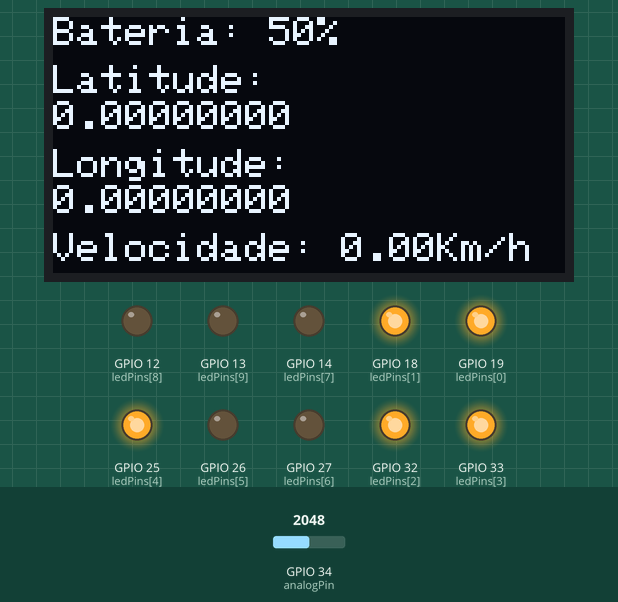
A sketch run on a simulated ESP32. Parts: 128×64 one-colour display, output pins drawn as LEDs (lit = HIGH). The test bench sets the inputs (shaded band); at power-on: GPIO 34 (analogPin) = 2048. WiFi joins after 1.5 s; servers stay silent unless stated; no MQTT or app messages arrive unless stated; what the sketch prints to the serial monitor is not drawn.

Above: at 2.7 s.
2.8 s: GPIO 34 (analogPin) set to 2159
4.3 s: GPIO 34 (analogPin) set to 2047
At 4.6 s:
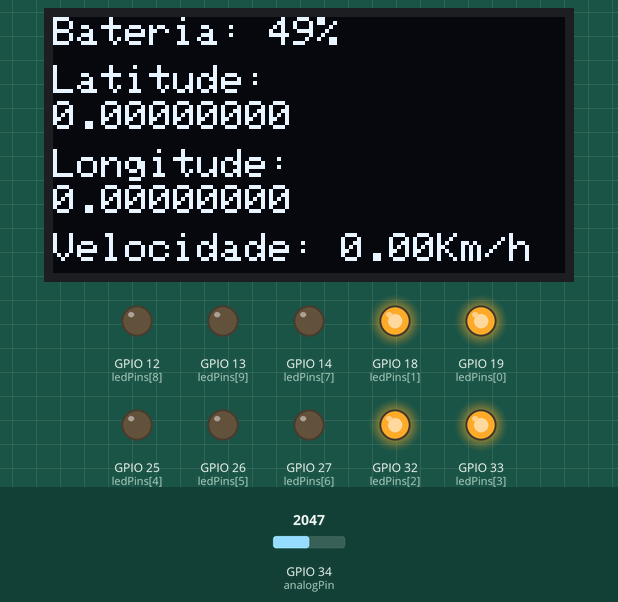
5.8 s: GPIO 34 (analogPin) set to 1228
At 6.3 s:
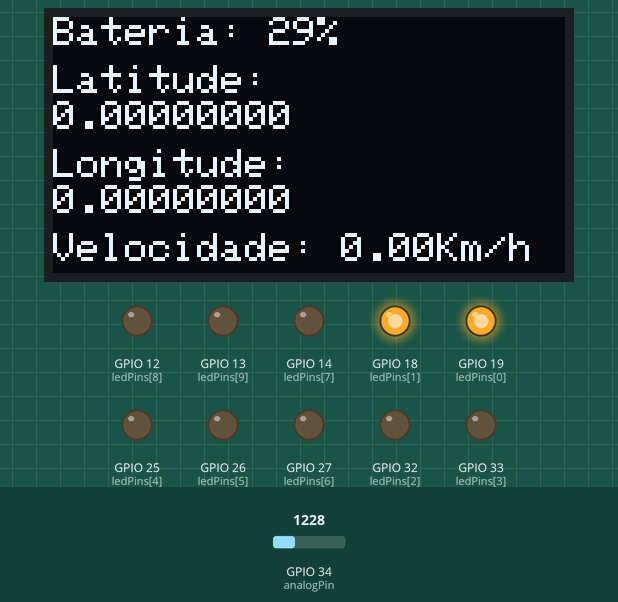
7.3 s: GPIO 34 (analogPin) set to 491
At 8.3 s:
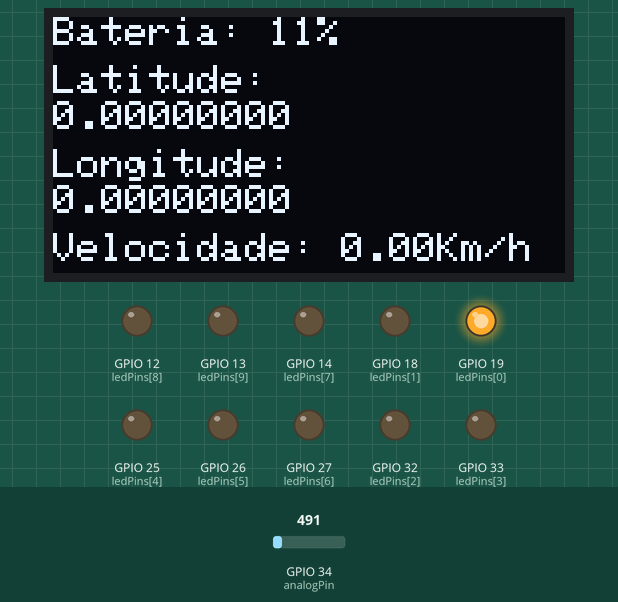
8.8 s: GPIO 34 (analogPin) set to 2866
At 9.1 s:
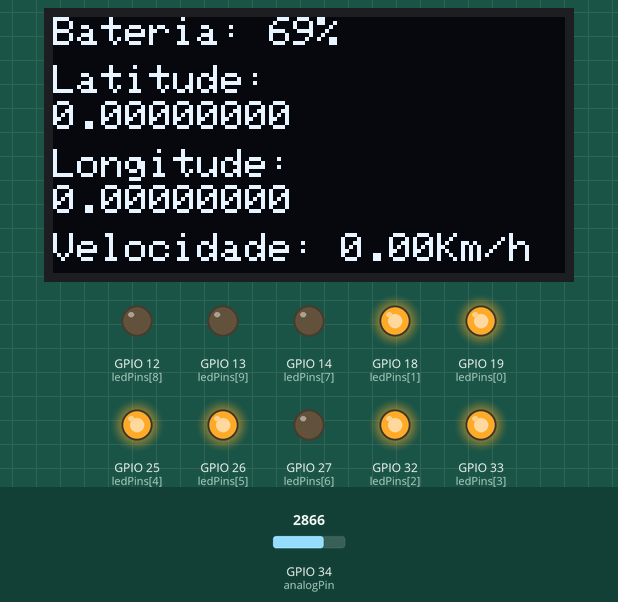
10.3 s: GPIO 34 (analogPin) set to 3603
At 10.9 s:
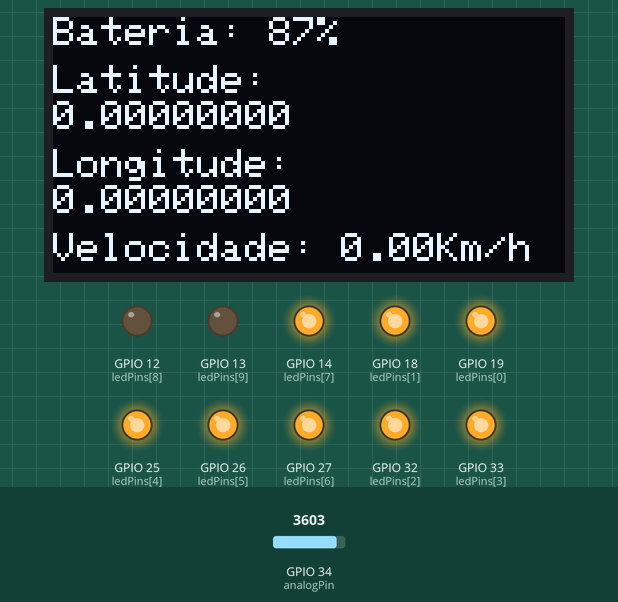
Timing chart, 0 to 12.8 s (numbered marks = the images above; inputs shaded):
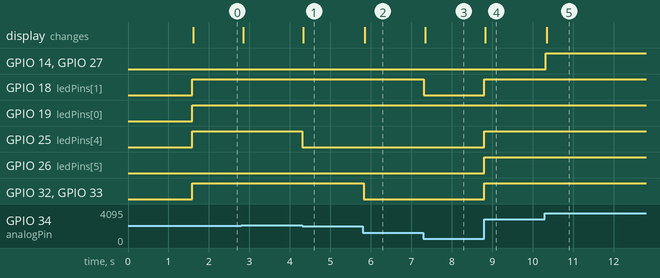

The sketch:

main.ino
```cpp
#include "NMEA.h"
#include <SPI.h>
#include <Wire.h>
#include <Adafruit_GFX.h>
#include <Adafruit_SSD1306.h>
#include <WiFi.h>
#include <ArduinoJson.h>
#include <PubSubClient.h>

// Configurações de WiFi e MQTT
const char *SSID = "Wokwi-GUEST";
const char *PASSWORD = "";
const char *BROKER_MQTT = "broker.hivemq.com";
const int BROKER_PORT = 1883;
const char *ID_MQTT = "leandro";
const char *TOPIC_PUB = "clirv/edge/challenge";

#define PUBLISH_DELAY 2000

WiFiClient espClient;
PubSubClient MQTT(espClient);
unsigned long publishUpdate = 0;

#define LEN(arr) ((int)(sizeof(arr) / sizeof(arr)[0]))

union {
  char bytes[4];
  float valor;
} velocidadeGPS;

float latitude;
float longitude;

// Instancia a leitura de dados GPS com o tipo de sentença GPRMC
NMEA gps(GPRMC);

const int analogPin = 34;  // Alterado para um pino ADC compatível no ESP32
const int ledCount = 10;

int ledPins[] = {
  19, 18, 32, 33, 25, 26, 27, 14, 12, 13
};

// Configuração do Display OLED
const byte SCREEN_WIDTH = 128;
const byte SCREEN_HEIGHT = 64;

const int OLED_RESET = -1;
Adafruit_SSD1306 display(SCREEN_WIDTH, SCREEN_HEIGHT, &Wire, OLED_RESET);

void initWiFi() {
  Serial.printf("Conectando com a rede: %s\n", SSID);
  WiFi.begin(SSID, PASSWORD);
  while (WiFi.status() != WL_CONNECTED) delay(100);
  Serial.printf("Conectado com sucesso: %s\nIP: %s\n", SSID, WiFi.localIP().toString().c_str());
}

void initMQTT() {
  MQTT.setServer(BROKER_MQTT, BROKER_PORT);
}

void reconnectMQTT() {
  while (!MQTT.connected()) {
    Serial.printf("Tentando conectar com o Broker MQTT: %s\n", BROKER_MQTT);
    if (MQTT.connect(ID_MQTT)) {
      Serial.println("Conectado ao broker MQTT!");
    } else delay(2000);
  }
}

void setup() {
  Serial.begin(115200);      // Comunicação via monitor serial
  Serial2.begin(9600, SERIAL_8N1, 16, 17);       // Comunicação com o módulo GPS via Serial2

  // Inicializando display OLED
  display.begin(SSD1306_SWITCHCAPVCC, 0x3C);
  display.clearDisplay();
  display.setTextSize(1);
  display.setTextColor(SSD1306_WHITE);

  // Definindo todos os LEDs como saída
  for (int thisLed = 0; thisLed < ledCount; thisLed++) {
    pinMode(ledPins[thisLed], OUTPUT);
  }

  // Iniciando Wifi e MQTT
  initWiFi();
  initMQTT();
}

void loop() {
  if (WiFi.status() != WL_CONNECTED) initWiFi();
  if (!MQTT.connected()) reconnectMQTT();

  // Leitura da bateria simulada (potenciômetro)
  int sensorReading = analogRead(analogPin);               // Leitura do nível da bateria
  int ledLevel = map(sensorReading, 0, 4095, 0, ledCount); // Mapeia para a quantidade de LEDs
  int porcentLevel = map(sensorReading, 0, 4095, 0, 100);  // Mapeia para porcentagem

  // Controle de LEDs baseado na leitura analógica
  for (int thisLed = 0; thisLed < ledCount; thisLed++) {
    if (thisLed < ledLevel) {
      digitalWrite(ledPins[thisLed], HIGH);
    } else {
      digitalWrite(ledPins[thisLed], LOW);
    }
  }

  // Exibe nível de bateria no display OLED
  display.clearDisplay();
  display.setCursor(0, 0);
  display.print("Bateria: ");
  display.print(porcentLevel);
  display.println("%");

  // Leitura dos dados do GPS via Serial2
  while (Serial2.available()) {             // Verifica se há dados disponíveis na serial
    char serialData = Serial2.read();       // Lê dados da serial do GPS

    if (gps.decode(serialData)) {           // Decodifica os dados do GPS
      if (gps.gprmc_status() == 'A') {      // Verifica se o status do GPS é 'A' (ativo)
        velocidadeGPS.valor = gps.gprmc_speed(KMPH); // Obtém a velocidade em km/h
      } else {
        velocidadeGPS.valor = 0;           // Se status for 'V', define velocidade como 0
      }

      // Obtém latitude e longitude
      latitude  = gps.gprmc_latitude();
      longitude = gps.gprmc_longitude();
    }
  }

  // Exibe os dados no display OLED
  display.setCursor(0, 12);
  display.println("Latitude: ");
  display.setCursor(0, 21);
  display.println(latitude, 8);

  display.setCursor(0, 33);
  display.println("Longitude: ");
  display.setCursor(0, 42);
  display.println(longitude, 8);

  display.setCursor(0, 54);
  display.print("Velocidade: ");
  display.print(velocidadeGPS.valor, 2);
  display.println("Km/h");
  display.display();

  // Chamada do loop do MQTT
  MQTT.loop();

  // Publica os dados via MQTT a cada intervalo definido
  if ((millis() - publishUpdate) >= PUBLISH_DELAY) {
    publishUpdate = millis();
    StaticJsonDocument<200> json;
    json["Bateria"] = porcentLevel;
    json["Latitude"] = latitude;
    json["Longitude"] = longitude;
    json["Velocidade"] = velocidadeGPS.valor;
    char buffer[200];
    serializeJson(json, buffer);
    MQTT.publish(TOPIC_PUB, buffer);
    Serial.println(buffer);
  }
}
```

Measured:
- after the input at 4.3 s, GPIO 25 (ledPins[4]): HIGH → LOW at once; the display: changes at once (image 1)
- after the input at 5.8 s, GPIO 32 (ledPins[2]), GPIO 33 (ledPins[3]): HIGH → LOW at once; the display: changes after 0.05 s (image 2)
- after the input at 7.3 s, GPIO 18 (ledPins[1]): HIGH → LOW at once; the display: changes at once (image 3)
- after the input at 8.8 s, GPIO 18 (ledPins[1]), GPIO 25 (ledPins[4]), GPIO 26 (ledPins[5]), GPIO 32 (ledPins[2]), GPIO 33 (ledPins[3]): LOW → HIGH at once; the display: changes at once (image 4)
- after the input at 10.3 s, GPIO 14 (ledPins[7]), GPIO 27 (ledPins[6]): LOW → HIGH at once; the display: changes after 0.05 s (image 5)
